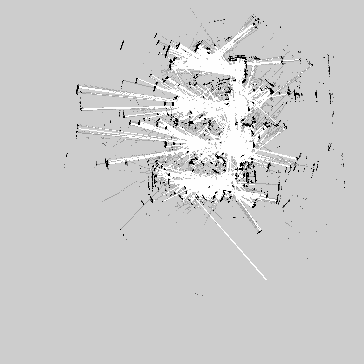
#> input picture eval/maps/baseline.pgm, 364 x 364 px, found by its file name
$ python 08_enhance_map.py --map eval/maps/baseline.pgm --resolution 0.07   (older library calls are emulated)
#> lines starting #> are read from the running program, lines starting #| are printed output that depends on the picture; after the words box and inside, x2 and y2 are one past the last pixel; in counts of white or black regions, pixels touching at a corner belong together
#> in load_pgm, img is the input picture: shape (364, 364); min 0, max 254, mean 204.5
#|   Loaded: eval/maps/baseline.pgm  shape=(364, 364)
#!/usr/bin/env python3
"""
08_enhance_map.py
=================
Headless map post-processing — extracts the core filter + auto-enhance logic
from Map_Enhancer_Wizard (~/Thesis/Map_Enhancer_Wizard/code) and applies it
to a raw occupancy-grid PGM without any Tkinter UI.

Produces four output maps (all saved to --out-dir):
  raw.pgm          — original (unchanged copy)
  auto_enhanced.pgm — auto-enhance algorithm (Otsu threshold + adaptive morph)
  median.pgm        — full median filter (kernel=9) + threshold
  gaussian.pgm      — full Gaussian blur  (kernel=9) + threshold

Also produces:
  enhancement_comparison.pdf  — 2×2 grid comparison figure
  enhancement_metrics.json    — per-variant map quality metrics

Usage:
    python3 eval/08_enhance_map.py --map eval/maps/baseline.pgm [--out-dir eval/maps/enhanced]
    python3 eval/08_enhance_map.py --map eval/maps/baseline.pgm --resolution 0.07
"""

import argparse
import json
import os
import sys

import cv2
import numpy as np
import matplotlib
matplotlib.use("Agg")
import matplotlib.pyplot as plt
from scipy import ndimage


# ---------------------------------------------------------------------------
# Inline utilities (from Map_Enhancer_Wizard/code/utils/)
# ---------------------------------------------------------------------------

def _clamp(v, lo, hi):
    return max(lo, min(hi, v))

def _safe_float(v, default=0.0):
    try:
        return float(v)
    except Exception:
        return default

def _morph_kernel(size: int):
    size = _clamp(int(size), 1, 99)
    if size % 2 == 0:
        size += 1
    return cv2.getStructuringElement(cv2.MORPH_RECT, (size, size))


# ---------------------------------------------------------------------------
# Core filter pipeline (mirrors MapEnhancerWizard.apply_filters)
# ---------------------------------------------------------------------------

def apply_filters(img: np.ndarray, *,
                  median: int = 0,
                  blur: int = 0,
                  threshold: float = 0.5,
                  use_adaptive: bool = False,
                  opening: int = 0,
                  closing: int = 0,
                  dilation: int = 0,
                  erosion: int = 0) -> np.ndarray:
    """
    Replicate MapEnhancerWizard.apply_filters() without Tkinter.
    All parameters match the wizard's UI variables.
    """
    out = img.copy()

    # 1. Median blur (salt-and-pepper removal)
    med = _clamp(int(median), 0, 99)
    if med > 0:
        k = med if med % 2 == 1 else med + 1
        out = cv2.medianBlur(out, k)

    # 2. Gaussian blur (smoothing)
    g = _clamp(int(blur), 0, 99)
    if g > 0:
        k = g if g % 2 == 1 else g + 1
        out = cv2.GaussianBlur(out, (k, k), 0)

    # 3. Threshold
    if use_adaptive:
        block = max(15, (min(out.shape[:2]) // 30) | 1)
        out = cv2.adaptiveThreshold(
            out, 255, cv2.ADAPTIVE_THRESH_MEAN_C, cv2.THRESH_BINARY, block, 5)
    else:
        thr = _clamp(float(threshold), 0.0, 1.0)
        _, out = cv2.threshold(out, int(thr * 255), 255, cv2.THRESH_BINARY)

    # 4. Morphological operations
    op = _clamp(int(opening), 0, 99)
    if op > 0:
        out = cv2.morphologyEx(out, cv2.MORPH_OPEN, _morph_kernel(op))

    cl = _clamp(int(closing), 0, 99)
    if cl > 0:
        out = cv2.morphologyEx(out, cv2.MORPH_CLOSE, _morph_kernel(cl))

    dil = _clamp(int(dilation), 0, 99)
    if dil > 0:
        out = cv2.dilate(out, _morph_kernel(dil))

    ero = _clamp(int(erosion), 0, 99)
    if ero > 0:
        out = cv2.erode(out, _morph_kernel(ero))

    return out


# ---------------------------------------------------------------------------
# Auto-enhance algorithm (mirrors MapEnhancerWizard.auto_enhance)
# ---------------------------------------------------------------------------

def compute_auto_enhance_params(img: np.ndarray,
                                resolution_m: float = 0.07) -> dict:
    """
    Run the auto-enhance heuristic and return a parameter dict.
    Replicates MapEnhancerWizard.auto_enhance() without UI side-effects.
    """
#> called with resolution_m = 0.07
    hist = cv2.calcHist([img], [0], None, [256], [0, 256]).flatten()
#> hist = 256 values, max 116005 at index 205, min 0 at index 1, mean 517.6
    total = img.size
    mean_val = float((hist * np.arange(256)).sum() / max(total, 1))
#> mean_val = 204.5

    lap = cv2.Laplacian(img, cv2.CV_64F)
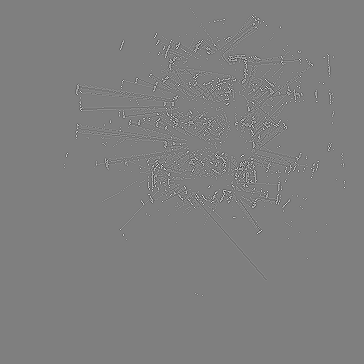
#> lap: shape (364, 364) float64; min -1016, max 1016, mean 0; drawn with min black and max white
    lap_var = float(lap.var())
#> lap_var = 6543.6

    try:
        ret, _ = cv2.threshold(img, 0, 255, cv2.THRESH_BINARY + cv2.THRESH_OTSU)
#> ret = 117
        thr = ret / 255.0
#> thr = 0.459
        use_adapt = lap_var > 120.0
#> use_adapt = True
        if use_adapt:
            thr = 0.5
    except Exception:
        thr = 0.5
        use_adapt = False

    if lap_var < 30:
        g, med = 0, 0
    elif lap_var < 120:
        g, med = 1, 1
    else:
        g, med = 3, 3

    if use_adapt:
        block = max(15, (min(img.shape[:2]) // 30) | 1)
        bw = cv2.adaptiveThreshold(img, 255, cv2.ADAPTIVE_THRESH_MEAN_C,
                                   cv2.THRESH_BINARY, block, 5)
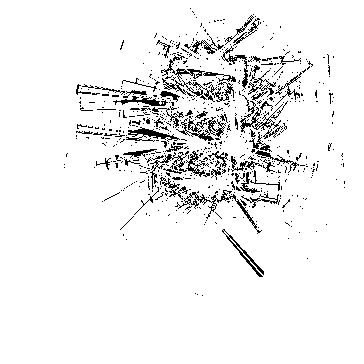
#> bw: shape (364, 364); 93.7% white; black in thin lines or dots, all inside (x1, y1, x2, y2) = (64, 8, 345, 296)
    else:
        _, bw = cv2.threshold(img, int(thr * 255), 255, cv2.THRESH_BINARY)

    dark_ratio   = hist[:64].sum() / total
#> dark_ratio = 0.0105
    bright_ratio = hist[192:].sum() / total
#> bright_ratio = 0.947
    obstacles_are_black = dark_ratio >= bright_ratio
#> obstacles_are_black = False
    bin_obs = (bw == (0 if obstacles_are_black else 255)).astype(np.uint8) * 255

    if bin_obs.max() > 0:
        dist = cv2.distanceTransform(bin_obs, cv2.DIST_L2, 3)
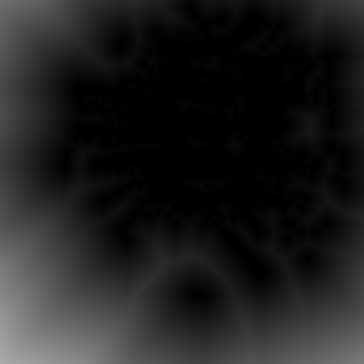
#> dist: shape (364, 364) float32; min 0, max 171.7, mean 32
        edge = cv2.Canny(bin_obs, 50, 150)
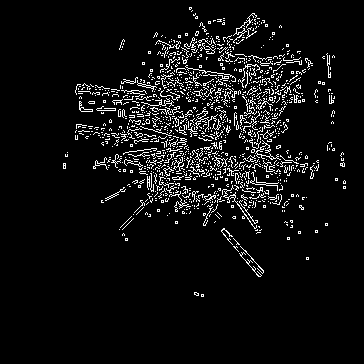
#> edge: shape (364, 364); 6.2% white in thin lines or dots, all inside (x1, y1, x2, y2) = (63, 7, 346, 297)
        dvals = dist[edge > 0]
#> dvals = 8251 values, max 1.37 at index 0, min 0 at index 31, mean 0.752
        mean_thick = float(dvals.mean() * 2.0) if dvals.size else 1.0
#> mean_thick = 1.5
    else:
        mean_thick = 1.0

    known_mask = (img != 205) if 205 in np.unique(img) else np.ones_like(img, dtype=bool)
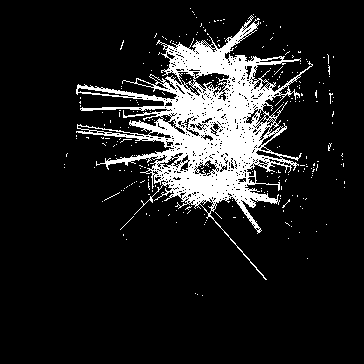
#> known_mask: shape (364, 364) bool; 12.4% white; 271 white regions (270 under 20 px), largest, box (x1, y1, x2, y2) and area: (76, 15, 313, 280) 15883
    occ_ratio  = float((bin_obs > 0).sum()) / float(known_mask.sum() + 1e-6)
#> occ_ratio = 7.53
    res_m      = _safe_float(resolution_m, 0.05)

    target_wall_m  = 0.15
    target_px      = _clamp(int(round(target_wall_m / max(res_m, 1e-6))), 1, 15)
    dilation = erosion = opening = closing = 0

    if occ_ratio < 0.02 or lap_var > 120:
        opening = _clamp(int(round(0.05 / res_m)), 0, 7)
    closing = _clamp(int(round(0.04 / res_m)), 0, 7)
    if mean_thick < target_px:
        dilation = _clamp(int(round(target_px - mean_thick)), 0, 8)
#> dilation = 0
    elif mean_thick > target_px * 1.8:
        erosion = _clamp(int(round(mean_thick - target_px)), 0, 8)
    if opening and erosion:
        erosion = max(0, erosion - 1)

    return {
        "threshold":    round(thr, 3),
        "use_adaptive": bool(use_adapt),
        "blur":         int(g),
        "median":       int(med),
        "opening":      int(opening),
        "closing":      int(closing),
        "dilation":     int(dilation),
        "erosion":      int(erosion),
        # diagnostics
        "_lap_var":     round(lap_var, 2),
        "_mean_val":    round(mean_val, 2),
        "_mean_thick":  round(mean_thick, 2),
        "_occ_ratio":   round(occ_ratio, 4),
        "_target_px":   target_px,
    }


# ---------------------------------------------------------------------------
# Map quality metrics (shared with 05_analyze_map.py)
# ---------------------------------------------------------------------------

def compute_map_metrics(img_gray: np.ndarray, resolution: float = 0.07) -> dict:
    """
    Compute quality metrics on a processed grayscale PGM.
    Pixels: 0=occupied(black), 205=unknown(grey), 255=free(white).
    """
    occ_mask  = img_gray < 50
    free_mask = img_gray > 200
    unkn_mask = ~occ_mask & ~free_mask
    total     = img_gray.size

    occ_frac  = float(occ_mask.sum()) / total
    free_frac = float(free_mask.sum()) / total
    unkn_frac = float(unkn_mask.sum()) / total

    # Shannon entropy on known pixels (treat pixel value as probability proxy)
    known = img_gray[~unkn_mask].astype(np.float32) / 255.0
    eps = 1e-9
    p = np.clip(known, eps, 1 - eps)
    H = -p * np.log2(p) - (1 - p) * np.log2(1 - p)
    mean_entropy = float(np.nanmean(H)) if len(H) > 0 else 0.0

    # Connected components of occupied cells
    labeled, n = ndimage.label(occ_mask.astype(np.int8))
    if n > 0:
        sizes = ndimage.sum(occ_mask.astype(np.int8), labeled, range(1, n + 1))
        sizes = np.array(sizes)
        n_wall_segs   = int((sizes >= 3).sum())
        n_isolated    = int((sizes < 3).sum())
    else:
        n_wall_segs = n_isolated = 0

    # Wall length (occupied boundary pixels)
    eroded = ndimage.binary_erosion(occ_mask, iterations=1)
    wall_boundary = occ_mask & ~eroded
    wall_length_m = float(wall_boundary.sum()) * resolution

    explored_m2 = float((occ_mask | free_mask).sum()) * resolution ** 2

    return {
        "occupied_fraction":  round(occ_frac,  4),
        "free_fraction":      round(free_frac,  4),
        "unknown_fraction":   round(unkn_frac,  4),
        "mean_entropy_bits":  round(mean_entropy, 4),
        "n_wall_segments":    n_wall_segs,
        "n_isolated_points":  n_isolated,
        "wall_length_m":      round(wall_length_m, 2),
        "explored_m2":        round(explored_m2,   2),
    }


# ---------------------------------------------------------------------------
# PGM I/O
# ---------------------------------------------------------------------------

def load_pgm(path: str) -> np.ndarray:
    img = cv2.imread(path, cv2.IMREAD_GRAYSCALE)
    if img is None:
        raise FileNotFoundError(f"Cannot load: {path}")
    return img


def save_pgm(img: np.ndarray, path: str):
    os.makedirs(os.path.dirname(path) or ".", exist_ok=True)
    cv2.imwrite(path, img)


# ---------------------------------------------------------------------------
# Comparison figure
# ---------------------------------------------------------------------------

THESIS_RC = {
    "font.family":    "serif",
    "font.size":      10,
    "axes.titlesize": 11,
    "savefig.dpi":    300,
    "savefig.bbox":   "tight",
}
plt.rcParams.update(THESIS_RC)


def plot_comparison(variants: list, out_path: str, annotate: bool = True):
    """
    variants: list of (label, img_gray, metrics_dict)
    Produces a 1×N comparison grid.
    annotate: if True, add metric textboxes on each panel (default full-mode).
              Pass annotate=False for clean thesis panels with no overlay text.
    """
    n = len(variants)
    ncols = min(n, 4)
    nrows = 1 + (n > 4)   # second row if >4 variants
    fig, axes = plt.subplots(nrows, ncols, figsize=(5 * ncols, 5.5 * nrows))
    axes_flat = np.array(axes).ravel()

    for i, (label, img, metrics) in enumerate(variants):
        ax = axes_flat[i]
        # Display: invert so black=occupied, white=free (standard map view)
        ax.imshow(img, cmap="gray", vmin=0, vmax=255, origin="upper")
        ax.set_title(label, fontsize=10)
        ax.axis("off")

        if annotate:
            # Metrics annotation
            m = metrics
            info = (
                f"Occ: {m['occupied_fraction']*100:.1f}%  "
                f"Isolated: {m['n_isolated_points']}\n"
                f"Wall: {m['wall_length_m']:.1f} m  "
                f"H: {m['mean_entropy_bits']:.3f}"
            )
            ax.text(0.01, 0.02, info, transform=ax.transAxes, fontsize=7,
                    va="bottom",
                    bbox=dict(boxstyle="round,pad=0.3", facecolor="white", alpha=0.88))

    for j in range(i + 1, len(axes_flat)):
        axes_flat[j].axis("off")

    fig.suptitle("Map Enhancement Comparison", fontsize=13, y=1.01)
    fig.tight_layout()
    fig.savefig(out_path)
    plt.close(fig)
    print(f"  Saved: {out_path}")


def plot_metrics_bar(variants: list, out_path: str):
    """Bar chart comparing key metrics across variants."""
    labels  = [v[0] for v in variants]
    metrics_list = [v[2] for v in variants]

    keys_to_plot = [
        ("occupied_fraction",  "Occupied fraction"),
        ("n_isolated_points",  "Isolated points (noise)"),
        ("wall_length_m",      "Wall length (m)"),
        ("mean_entropy_bits",  "Mean entropy (bits)"),
    ]

    fig, axes = plt.subplots(1, len(keys_to_plot), figsize=(4.5 * len(keys_to_plot), 4))
    x = np.arange(len(labels))
    colours = ["#4CAF50", "#2196F3", "#FF9800", "#9C27B0"]

    for ax, (key, title) in zip(axes, keys_to_plot):
        vals = [m[key] for m in metrics_list]
        bars = ax.bar(x, vals, color=colours[:len(labels)], alpha=0.85,
                      edgecolor="black", linewidth=0.5)
        ax.set_xticks(x)
        ax.set_xticklabels(labels, rotation=20, ha="right", fontsize=8)
        ax.set_title(title, fontsize=9)
        ax.grid(True, axis="y", linewidth=0.4, alpha=0.5)
        ax.set_ylim(bottom=0)
        for bar, val in zip(bars, vals):
            ax.text(bar.get_x() + bar.get_width() / 2,
                    bar.get_height() * 1.02,
                    f"{val:.3f}" if isinstance(val, float) else str(val),
                    ha="center", fontsize=7)

    fig.suptitle("Enhancement Variant Metrics", fontsize=12, y=1.02)
    fig.tight_layout()
    fig.savefig(out_path)
    plt.close(fig)
    print(f"  Saved: {out_path}")


# ---------------------------------------------------------------------------
# Main
# ---------------------------------------------------------------------------

def _build_variants(median_k: int, gaussian_k: int,
                    simple: bool = False) -> list:
    """Return the processing chain for the current kernel configuration.

    simple=True: only two entries — raw and auto_median (Auto-Enhanced + Median),
                 intended for the simplified 1×2 thesis figure.
    """
    if simple:
        k = median_k if median_k % 2 == 1 else median_k + 1
        return [
            ("raw",        {}, "raw"),
            ("auto_median", {"median": k}, "auto_enhanced"),
        ]
    variants = [
        ("raw",           {},                  "raw"),
        ("auto_enhanced", None,                "raw"),
    ]
    if median_k > 0:
        k = median_k if median_k % 2 == 1 else median_k + 1
        variants.append(("median",   {"median": k}, "auto_enhanced"))
    if gaussian_k > 0:
        k = gaussian_k if gaussian_k % 2 == 1 else gaussian_k + 1
        variants.append(("gaussian", {"blur": k},   "auto_enhanced"))
    return variants


def run(pgm_path: str, out_dir: str, resolution: float = 0.07,
        median_k: int = 6, gaussian_k: int = 6, simple: bool = False):
    os.makedirs(out_dir, exist_ok=True)

    img = load_pgm(pgm_path)
    print(f"  Loaded: {pgm_path}  shape={img.shape}")

    # Compute auto-enhance params once
    ae_params = compute_auto_enhance_params(img, resolution_m=resolution)
#> ae_params = 13 items
    print(f"  Auto-enhance params: {ae_params}")
#> (printed output is left out)

    variants_out = []
    all_metrics  = {}
    ae_params_saved = {k: v for k, v in ae_params.items() if not k.startswith("_")}
#> ae_params_saved = {'threshold': 0.5, 'use_adaptive': True, 'blur': 3, 'median': 3, 'opening': 1, 'closing': 1, 'dilation': 0, 'erosion': 0}
    # Pre-compute auto_enhanced so it can be used as a base in simple mode
    _ae_filter_kwargs = {k: v for k, v in ae_params.items() if not k.startswith("_")}
    saved_imgs: dict = {
        "auto_enhanced": apply_filters(img, **_ae_filter_kwargs)
    }

    for name, kwargs, base in _build_variants(median_k, gaussian_k, simple=simple):
        src = img if base == "raw" else saved_imgs.get(base, saved_imgs.get("auto_enhanced", img))

        if name == "raw":
            processed = src.copy()
        elif kwargs is None:
            # Auto-enhance applied to src
            filter_kwargs = {k: v for k, v in ae_params.items() if not k.startswith("_")}
            processed = apply_filters(src, **filter_kwargs)
        else:
            processed = apply_filters(src, **kwargs)

        saved_imgs[name] = processed

        pgm_out = os.path.join(out_dir, f"{name}.pgm")
        save_pgm(processed, pgm_out)

        metrics = compute_map_metrics(processed, resolution)
        all_metrics[name] = metrics
        # Use a human-readable label; auto_median gets a descriptive name for thesis
        if name == "auto_median":
            display_label = "Auto-Enhanced + Median"
        else:
            display_label = name.replace("_", " ").title()
        variants_out.append((display_label, processed, metrics))

        print(f"  [{name}] occ={metrics['occupied_fraction']*100:.1f}%  "
              f"isolated={metrics['n_isolated_points']}  "
              f"wall={metrics['wall_length_m']:.1f}m  → {pgm_out}")
#> this loop made 4 passes
#> (occ_frac in compute_map_metrics, free_frac in compute_map_metrics, unkn_frac in compute_map_metrics, mean_entropy in compute_map_metrics, n in compute_map_metrics, n_wall_segs in compute_map_metrics, n_isolated in compute_map_metrics, wall_length_m in compute_map_metrics) on passes 1 to 4: (0.0105, 0.947, 0.0421, 0.655, 482, 156, 326, 95.48), (0.0633, 0.937, 0, 2.99e-08, 176, 154, 22, 320.4), (0.0421, 0.958, 0, 2.99e-08, 82, 79, 3, 172.7), (0.055, 0.945, 0, 2.99e-08, 113, 103, 10, 245.1)
#> (printed output is left out)
#> pass 1, in compute_map_metrics, `occ_mask  = img_gray < 50`:
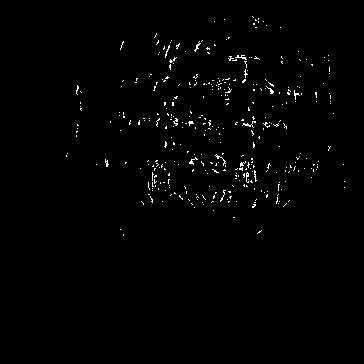
#> occ_mask: shape (364, 364) bool; 1% white in thin lines or dots, all inside (x1, y1, x2, y2) = (66, 16, 345, 236)
#> pass 1, in compute_map_metrics, `free_mask = img_gray > 200`:
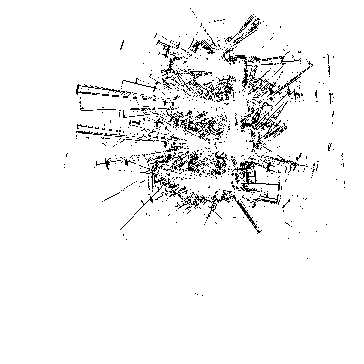
#> free_mask: shape (364, 364) bool; 94.7% white; black in thin lines or dots, all inside (x1, y1, x2, y2) = (64, 8, 345, 296)
#> after the loop, all_metrics = 4 items; saved_imgs = 4 items; variants_out = 4 items
#> (the rest of the program and of its run is left out)
